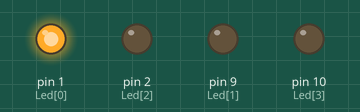
This sketch was run on a simulated Arduino Uno, built with avr-gcc and run on an emulated ATmega328P. On the bench: output pins drawn as LEDs (lit = HIGH).

Above: at 0.2 s.
At 23.5 s:
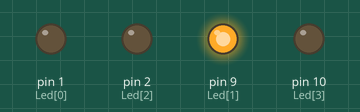
At 29.5 s:
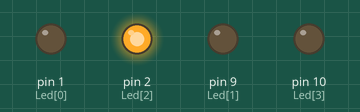
At 35.5 s:
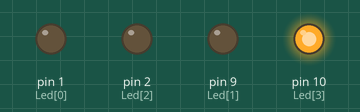
At 38.5 s:
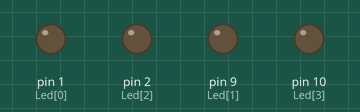
Timing chart, 0 to 52.0 s (numbered marks = the images above):
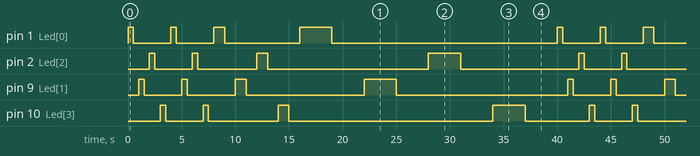

The sketch:

hw3.ino
```cpp
int Led[4]={1,9,2,10};

void setup() {
  // put your setup code here, to run once:
  int i;
  for(i=0;i<4;i++)
    pinMode(Led[i],OUTPUT);
}

void loop() {
  // put your main code here, to run repeatedly:
  int i;
  int j;
  int seconds=500;
  for(j=0;j<4;j++){
    for(i=0;i<4;i++){
    digitalWrite(Led[i],HIGH);
    delay(seconds);
    digitalWrite(Led[i],LOW);
    delay(seconds);
  }
  seconds=seconds+seconds*j;
    }

}
```

Measured:
- by itself, pin 1 (Led[0]): repeats every 40.0 s: LOW 3.5 s, HIGH 0.50 s, LOW 3.5 s, HIGH 1.0 s, LOW 7.0 s, HIGH 3.0 s, LOW 21.0 s, HIGH 0.50 s
- by itself, pin 2 (Led[2]): repeats every 40.0 s: LOW 3.5 s, HIGH 0.50 s, LOW 5.5 s, HIGH 1.0 s, LOW 15.0 s, HIGH 3.0 s, LOW 11.0 s, HIGH 0.50 s
- by itself, pin 9 (Led[1]): repeats every 40.0 s: LOW 3.5 s, HIGH 0.50 s, LOW 4.5 s, HIGH 1.0 s, LOW 11.0 s, HIGH 3.0 s, LOW 16.0 s, HIGH 0.50 s
- by itself, pin 10 (Led[3]): repeats every 40.0 s: LOW 3.5 s, HIGH 0.50 s, LOW 6.5 s, HIGH 1.0 s, LOW 19.0 s, HIGH 3.0 s, LOW 6.0 s, HIGH 0.50 s
